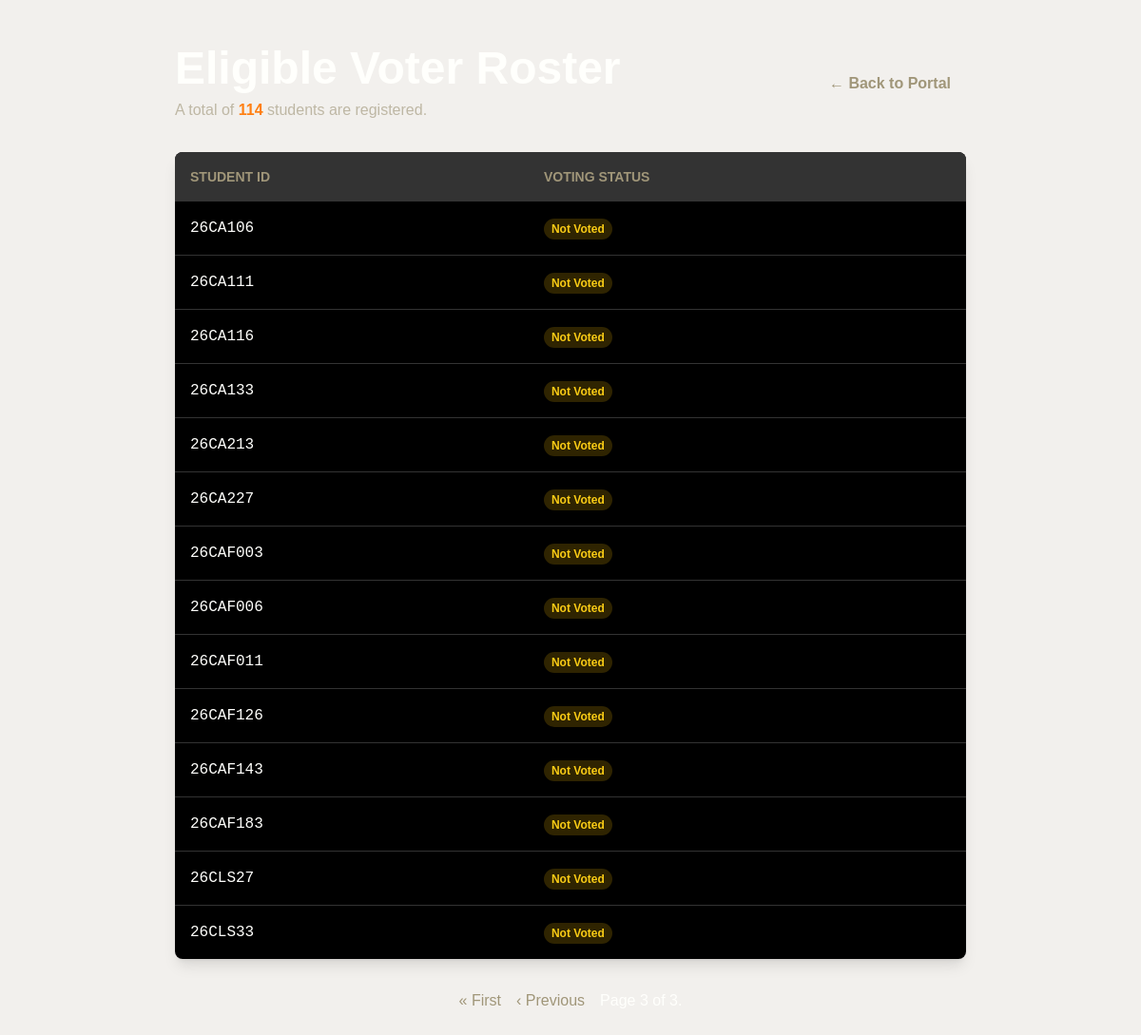
Page /officer/voter-list/?page=3 (signed in) on the committed database.
### core/models.py (models this page shows, shortened)
class Student(models.Model):
    university = models.ForeignKey(University, on_delete=models.CASCADE, related_name='students')
    student_id = models.CharField(max_length=50)
    has_voted = models.BooleanField(default=False)
    class Meta:
        unique_together = ('university', 'student_id')

### core/views.py (the view)
# urls.py: path('officer/voter-list/', views.voter_list_view, name='voter_list'),
@login_required(login_url='officer_login')
@user_passes_test(is_superuser, login_url='officer_login')
def voter_list_view(request):
    university = get_current_university(request)
    student_list = Student.objects.filter(university=university).order_by('student_id')
    paginator = Paginator(student_list, 50) # Show 50 students per page
    page_number = request.GET.get('page')
    page_obj = paginator.get_page(page_number)
    context = {
        'page_obj': page_obj,
        'total_students': student_list.count()
    }
    return render(request, 'voter_list.html', context)

### core/views.py (called while the page is built)
def is_superuser(user):
    return user.is_superuser

def get_current_university(request):
    if request.user.is_authenticated:
        try:
            profile = Profile.objects.select_related('university').get(user=request.user)
            return profile.university
        except Profile.DoesNotExist:
            pass
    return University.objects.first()

### templates/voter_list.html (shortened to what this page needs)
{% extends 'base.html' %}
{% block content %}
<div class="w-full max-w-4xl mx-auto p-4 md:p-8">
    <div class="flex justify-between items-center mb-8">
        <div>
            <h1 class="text-3xl md:text-5xl font-semibold text-baby_powder">Eligible Voter Roster</h1>
            <p class="text-khaki mt-2">A total of <span class="text-orange_wheel font-bold">{{ total_students }}</span> students are registered.</p>
        </div>
        <a href="{% url 'officer_portal' %}" class="py-2 px-4 rounded-lg text-khaki-400 font-semibold hover:bg-black-500 hover:text-baby_powder transition-colors">
            &larr; Back to Portal
        </a>
    </div>
    <div class="bg-black-500 rounded-lg shadow-lg overflow-hidden">
        <table class="w-full text-left">
            <thead class="bg-black-600 text-khaki-400 uppercase text-sm">
                <tr>
                    <th class="p-4">Student ID</th>
                    <th class="p-4">Voting Status</th>
                </tr>
            </thead>
            <tbody class="divide-y divide-black-600">
                {% for student in page_obj %}
                <tr class="text-baby_powder">
                    <td class="p-4 font-mono">{{ student.student_id }}</td>
                    <td class="p-4">
                        {% if student.has_voted %}
                            <span class="px-2 py-1 text-xs font-semibold rounded-full bg-green-500/20 text-green-400">Voted</span>
                        {% else %}
                            <span class="px-2 py-1 text-xs font-semibold rounded-full bg-yellow-500/20 text-yellow-400">Not Voted</span>
                        {% endif %}
                    </td>
                </tr>
                {% endfor %}
            </tbody>
        </table>
    </div>
    <div class="mt-8 flex justify-center items-center space-x-4 text-khaki-400">
        {% if page_obj.has_previous %}
            <a href="?page=1" class="hover:text-orange_wheel">&laquo; First</a>
            <a href="?page={{ page_obj.previous_page_number }}" class="hover:text-orange_wheel">&lsaquo; Previous</a>
        {% endif %}
        <span class="text-baby_powder">
        </span>
    </div>
</div>
{% endblock %}

### templates/base.html (style rules this page uses)
body { font-family: 'Clash Display', sans-serif; }

### rows in the picture
Student: student_id "26CA106", has_voted "Not Voted"
Student: student_id "26CA111", has_voted "Not Voted"
Student: student_id "26CA116", has_voted "Not Voted"
Student: student_id "26CA133", has_voted "Not Voted"
Student: student_id "26CA213", has_voted "Not Voted"
Student: student_id "26CA227", has_voted "Not Voted"
Student: student_id "26CAF003", has_voted "Not Voted"
Student: student_id "26CAF006", has_voted "Not Voted"
Student: student_id "26CAF011", has_voted "Not Voted"
Student: student_id "26CAF126", has_voted "Not Voted"
Student: student_id "26CAF143", has_voted "Not Voted"
Student: student_id "26CAF183", has_voted "Not Voted"
Student: student_id "26CLS27", has_voted "Not Voted"
Student: student_id "26CLS33", has_voted "Not Voted"

### other values in the picture
{{ total_students }} "114"
